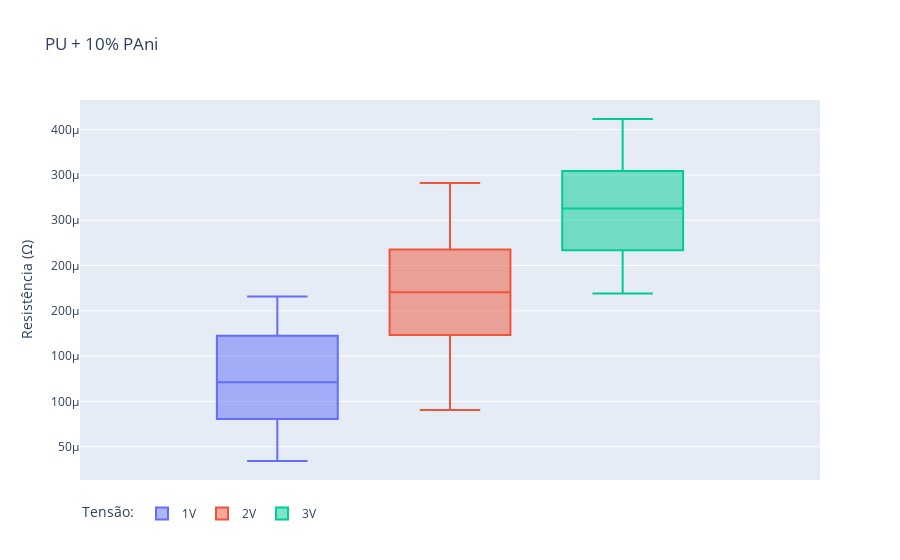

Here is the notebook cell this chart was saved with:
### Markdown cell above
### Gráfico Boxplot PU + 10% PAni

### Code cell
pani_box = px.box(pupani10_df[pupani10_df['Tempo']>2],
                  y='Corrente',
                  color = 'Tensão',
                  title = 'PU + 10% PAni'
       )
pani_box.update_layout(yaxis_title = 'Resistência (Ω)',
                       yaxis_tickformat = '.1s',
                       legend = dict(orientation = 'h',
                                     y = -.05,
                                     x = 0,
                                     xanchor= 'left',
                                     yanchor= 'top',
                                     title = dict(text = 'Tensão:'),
                                    )
                       
                      )

### Figure 1 — Plotly figure (JSON) as saved in the notebook; plotly's stock layout.template omitted (floating-point values rounded to 4 significant figures; data arrays with more than 128 entries replaced by an {"elided": "..."} marker saying what was removed)
{"data": [{"alignmentgroup": "True", "hovertemplate": "Tensão=1V<br>Corrente=%{y}<extra></extra>", "legendgroup": "1V", "marker": {"color": "#636efa"}, "name": "1V", "notched": false, "offsetgroup": "1V", "orientation": "v", "showlegend": true, "type": "box", "x0": " ", "xaxis": "x", "y": {"elided": "800 float values"}, "y0": " ", "yaxis": "y"}, {"alignmentgroup": "True", "hovertemplate": "Tensão=2V<br>Corrente=%{y}<extra></extra>", "legendgroup": "2V", "marker": {"color": "#EF553B"}, "name": "2V", "notched": false, "offsetgroup": "2V", "orientation": "v", "showlegend": true, "type": "box", "x0": " ", "xaxis": "x", "y": {"elided": "800 float values"}, "y0": " ", "yaxis": "y"}, {"alignmentgroup": "True", "hovertemplate": "Tensão=3V<br>Corrente=%{y}<extra></extra>", "legendgroup": "3V", "marker": {"color": "#00cc96"}, "name": "3V", "notched": false, "offsetgroup": "3V", "orientation": "v", "showlegend": true, "type": "box", "x0": " ", "xaxis": "x", "y": {"elided": "800 float values"}, "y0": " ", "yaxis": "y"}], "layout": {"boxmode": "group", "legend": {"orientation": "h", "title": {"text": "Tensão:"}, "tracegroupgap": 0, "x": 0, "xanchor": "left", "y": -0.05, "yanchor": "top"}, "title": {"text": "PU + 10% PAni"}, "xaxis": {"anchor": "y", "domain": [0, 1]}, "yaxis": {"anchor": "x", "domain": [0, 1], "tickformat": ".1s", "title": {"text": "Resistência (Ω)"}}}}
